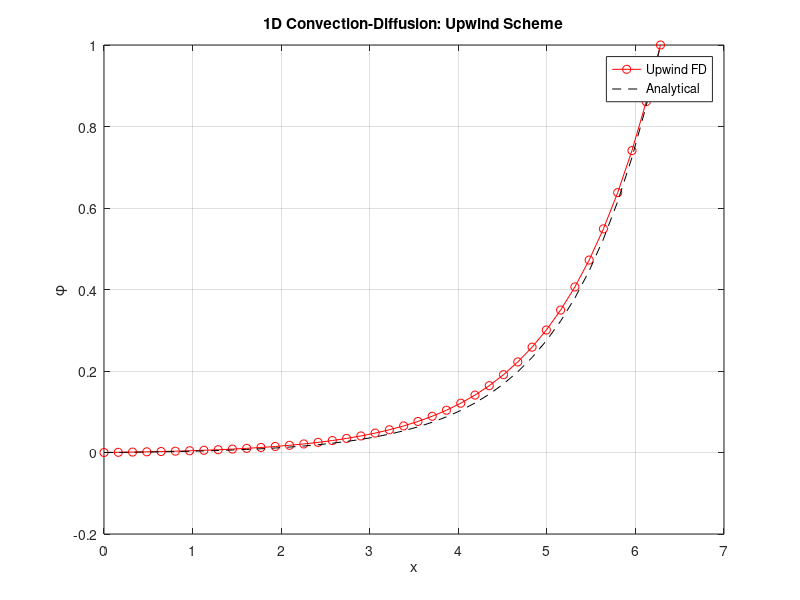
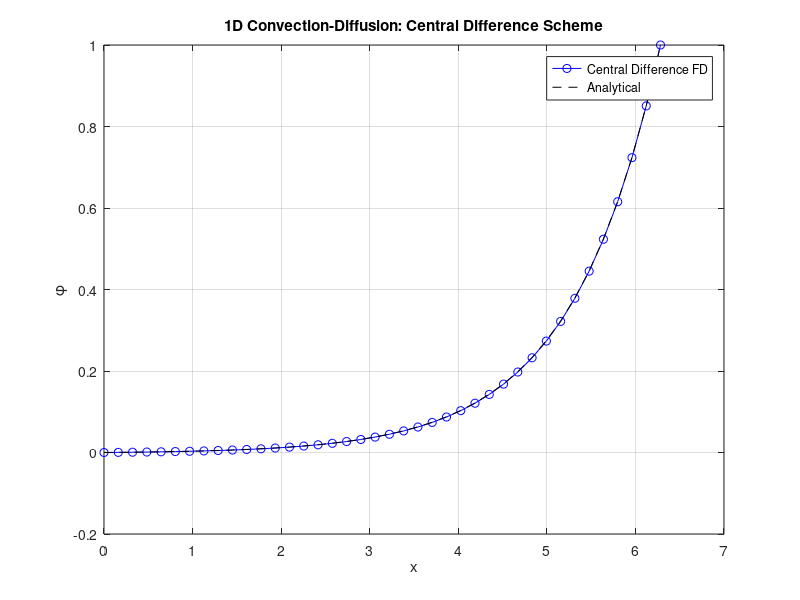
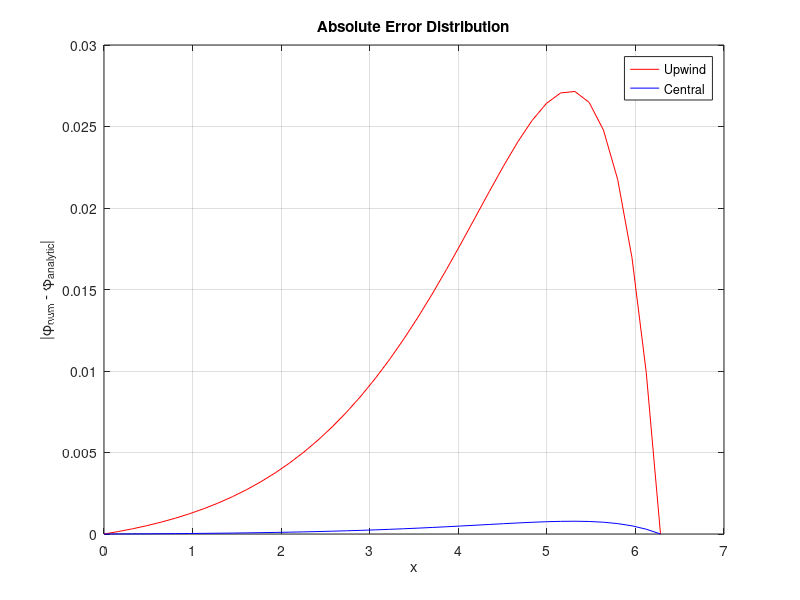
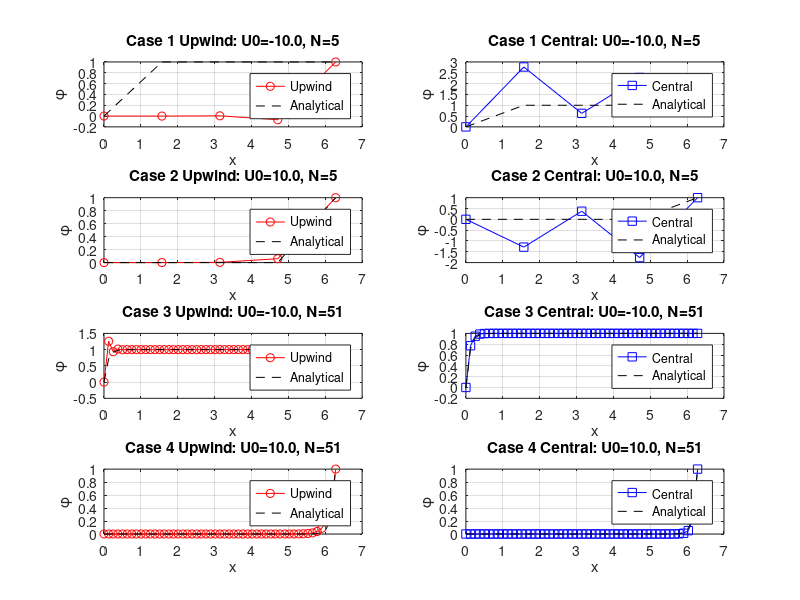

MATLAB code for these plots, in order:
% CFD-Lab: Assignment 1a
% Steady 1D Convection-Diffusion Equation with FD
% TUM - Summer Term 2025
% Group Number: [8]

format long;
clc; close all;

% Parameters
U0 = 1.0;
Gamma = 1.0;
xend = 2.0*pi;

% Discretization
points = 40;
dx = xend / (points - 1);
x = linspace(0, xend, points);

% Boundary Conditions
phi_0 = 0.0;
phi_end = 1.0;

%Initialize
phi_up = zeros(points,1);
phi_cd = zeros(points,1);
phi_analytic = zeros(points,1);
abs_err_cd=zeros(points,1);
abs_err_up=zeros(points,1);
A_up = zeros(points);
A_cd = zeros(points);
b = zeros(points,1);

%Upwind Scheme
for i = 2 : points-1
    a_w = U0/dx + Gamma/dx^2;
    a_p = -U0/dx - 2*Gamma/dx^2;
    a_e = Gamma/dx^2;
    
    A_up(i, i-1) = a_w;
    A_up(i, i)   = a_p;
    A_up(i, i+1) = a_e;
end

% Apply BCs
A_up(1,1) = 1;     b(1) = phi_0;
A_up(points,points) = 1; b(points) = phi_end;

% Solve
phi_up = A_up \ b;
phi_up = phi_up(:);
%Central Difference Scheme
for i = 2 : points-1
    a_w = U0/(2*dx) + Gamma/dx^2;
    a_p = -2*Gamma/dx^2;
    a_e = -U0/(2*dx) + Gamma/dx^2;
    
    A_cd(i, i-1) = a_w;
    A_cd(i, i)   = a_p;
    A_cd(i, i+1) = a_e;
end

A_cd(1,1) = 1;     b(1) = phi_0;
A_cd(points,points) = 1; b(points) = phi_end;

phi_cd = A_cd \ b;
%Analytical Solution
Pe = U0 * x / Gamma;
phi_analytic = (exp(Pe) - 1) / (exp(U0 * xend / Gamma) - 1);
phi_analytic = phi_analytic(:);
phi_cd = phi_cd(:);
err_at_pi_up = abs(phi_up(20)-phi_analytic(20))/phi_analytic(20);
err_at_pi_cd = abs(phi_cd(20)-phi_analytic(20))/phi_analytic(20);
abs_err_up = abs(phi_up - phi_analytic);
abs_err_cd = abs(phi_cd - phi_analytic);
fprintf(['for upwind scheme, since in the incomplete code given on moodle, the number of grid point taken is 40 ' ...
    'therefore x=pi i.e., the midpoint is not included , hence I would ' ...
     'print the relative error at 20th grid point is = : %.2f\n'],err_at_pi_up);
err_at_pi_cd = abs(phi_cd(20)-phi_analytic(20))/phi_analytic(20);
fprintf(['for central difference scheme, since in the incomplete code given on moodle, the number of grid point taken is 40 ' ...
    'therefore x=pi i.e., the midpoint is not included , hence I would ' ...
     'print the relative error at 20th grid point is = : %.2f\n'],err_at_pi_cd);
%Plot Numerical vs Analytical (Upwind)
figure;
plot(x, phi_up, 'r-o', x, phi_analytic, 'k--');
xlabel('x'); ylabel('\phi');
legend('Upwind FD','Analytical');
title('1D Convection-Diffusion: Upwind Scheme');
grid on;

%Plot Numerical vs Analytical (Central Difference)
figure;
plot(x, phi_cd, 'b-o', x, phi_analytic, 'k--');
xlabel('x'); ylabel('\phi');
legend('Central Difference FD','Analytical');
title('1D Convection-Diffusion: Central Difference Scheme');
grid on;

%Absolute Error curve for given grid size of 40
figure;
plot(x, abs_err_up, 'r');hold on
plot(x, abs_err_cd, 'b');
legend('Upwind','Central');
xlabel('x'); ylabel('|\phi_{num} - \phi_{analytic}|');
title('Absolute Error Distribution');
grid on;

%---------------------
%Test Cases (Tasks 2–5)
test_cases = [
    -10, 5;
    10, 5;
    -10, 51;
    10, 51
    ];

figure;
case_num = 1;

for k = 1:size(test_cases,1)
    u0 = test_cases(k,1);
    points = test_cases(k,2);
    dx = xend / (points - 1);
    x = linspace(0, xend, points);
    Gamma = 1.0;
    
    % Analytical solution
    phi_exact = (exp(u0 * x / Gamma) - 1) / (exp(u0 * xend / Gamma) - 1);
    
    % --- Upwind ---
    A = zeros(points); b = zeros(points,1);
    for i = 2 : points-1
        a_w = u0/dx + Gamma/dx^2;
        a_p = -u0/dx - 2*Gamma/dx^2;
        a_e = Gamma/dx^2;
        
        A(i,i-1) = a_w;
        A(i,i)   = a_p;
        A(i,i+1) = a_e;
    end
    A(1,1) = 1; b(1) = 0.0;
    A(points,points) = 1; b(points) = 1.0;
    
    phi_up = A\b;
    
    subplot(4,2,2*k-1)
    plot(x, phi_up, 'r-o', x, phi_exact, 'k--');
    title(sprintf('Case %d Upwind: U0=%.1f, N=%d', case_num, u0, points));
    xlabel('x'); ylabel('\phi'); legend('Upwind', 'Analytical'); grid on;
    
    % --- Central ---
    A = zeros(points); b = zeros(points,1);
    for i = 2 : points-1
        a_w = u0/(2*dx) + Gamma/dx^2;
        a_p = -2*Gamma/dx^2;
        a_e = -u0/(2*dx) + Gamma/dx^2;
        
        A(i,i-1) = a_w;
        A(i,i)   = a_p;
        A(i,i+1) = a_e;
    end
    A(1,1) = 1; b(1) = 0.0;
    A(points,points) = 1; b(points) = 1.0;
    
    phi_cd = A\b;
    
    subplot(4,2,2*k)
    plot(x, phi_cd, 'b-s', x, phi_exact, 'k--');
    title(sprintf('Case %d Central: U0=%.1f, N=%d', case_num, u0, points));
    xlabel('x'); ylabel('\phi'); legend('Central', 'Analytical'); grid on;
    
    case_num = case_num + 1;
end


% -----------------------------
% Convergence Study (Upwind & Central)
% -----------------------------
grid_sizes = [11, 21, 31, 41, 51, 61];  % Ensure x = pi is a grid point
errors_up = zeros(size(grid_sizes));
errors_cd = zeros(size(grid_sizes));
dx_values = zeros(size(grid_sizes));
rms_cd = zeros(size(grid_sizes));
rms_up = zeros(size(grid_sizes));
for k = 1:length(grid_sizes)
    points = grid_sizes(k);
    dx = xend / (points - 1);
    x = linspace(0, xend, points);
    %[~, idx_pi] = min(abs(x - pi));  % Ensure x = pi is captured
    idx_pi = ((grid_sizes(k)-1)/2)+1;
    % Analytical solution
    phi_exact = (exp(U0 * x / Gamma) - 1) / (exp(U0 * xend / Gamma) - 1);
    phi_exact = phi_exact(:);
    %% --- Upwind ---
    A = zeros(points, points);
    b = zeros(points, 1);
    for i = 2:points-1
        a_w = U0/dx + Gamma/dx^2;
        a_p = -U0/dx - 2*Gamma/dx^2;
        a_e = Gamma/dx^2;
        A(i, i-1) = a_w;
        A(i, i)   = a_p;
        A(i, i+1) = a_e;
    end
    A(1,1) = 1; b(1) = phi_0;
    A(end,end) = 1; b(end) = phi_end;
    phi_num_up = A \ b;
    phi_num_up = phi_num_up(:);
    errors_up(k) = (abs(phi_exact(idx_pi) - phi_num_up(idx_pi))/phi_exact(idx_pi));
    %error_abs_up = abs(phi_exact - phi_num_up);
    %size(error_abs_up)
    %rms_up(k) = sqrt(mean(error_abs_up.^2));
    %% --- Central Difference ---
    A = zeros(points, points);
    b = zeros(points, 1);
    for i = 2:points-1
        a_w = U0/(2*dx) + Gamma/dx^2;
        a_p = -2*Gamma/dx^2;
        a_e = -U0/(2*dx) + Gamma/dx^2;
        A(i, i-1) = a_w;
        A(i, i)   = a_p;
        A(i, i+1) = a_e;
    end
    A(1,1) = 1; b(1) = phi_0;
    A(end,end) = 1; b(end) = phi_end;
    phi_num_cd = A \ b;
    phi_num_cd = phi_num_cd(:);
    errors_cd(k) = (abs(phi_exact(idx_pi) - phi_num_cd(idx_pi))/phi_exact(idx_pi));
    %error_abs_cd = abs(phi_exact - phi_num_cd);
    %rms_cd(k) = sqrt(mean(error_abs_cd.^2));
    dx_values(k) = dx;
end

figure;
plot(log(dx_values),log(errors_up),'o-','LineWidth', 2);hold on;
plot(log(dx_values),log(errors_cd),'s-','LineWidth', 2);
legend('Upwind', 'Central Difference');
grid on;
xlabel('log(dx)'); ylabel('log(Relative Error at x = \pi)');
legend('Upwind', 'Central Difference');
title('Convergence Study: Error at x= \pi vs grid spacing h');

% Estimate and print order of accuracy
p_up = polyfit((dx_values),(errors_up), 1);
p_cd = polyfit((dx_values),(errors_cd), 1);
fprintf('Estimated order of accuracy:\n');
fprintf('  Upwind: %.2f (expected ~1)\n', p_up(1));
fprintf('  Central: %.2f (expected ~2)\n', p_cd(1));
